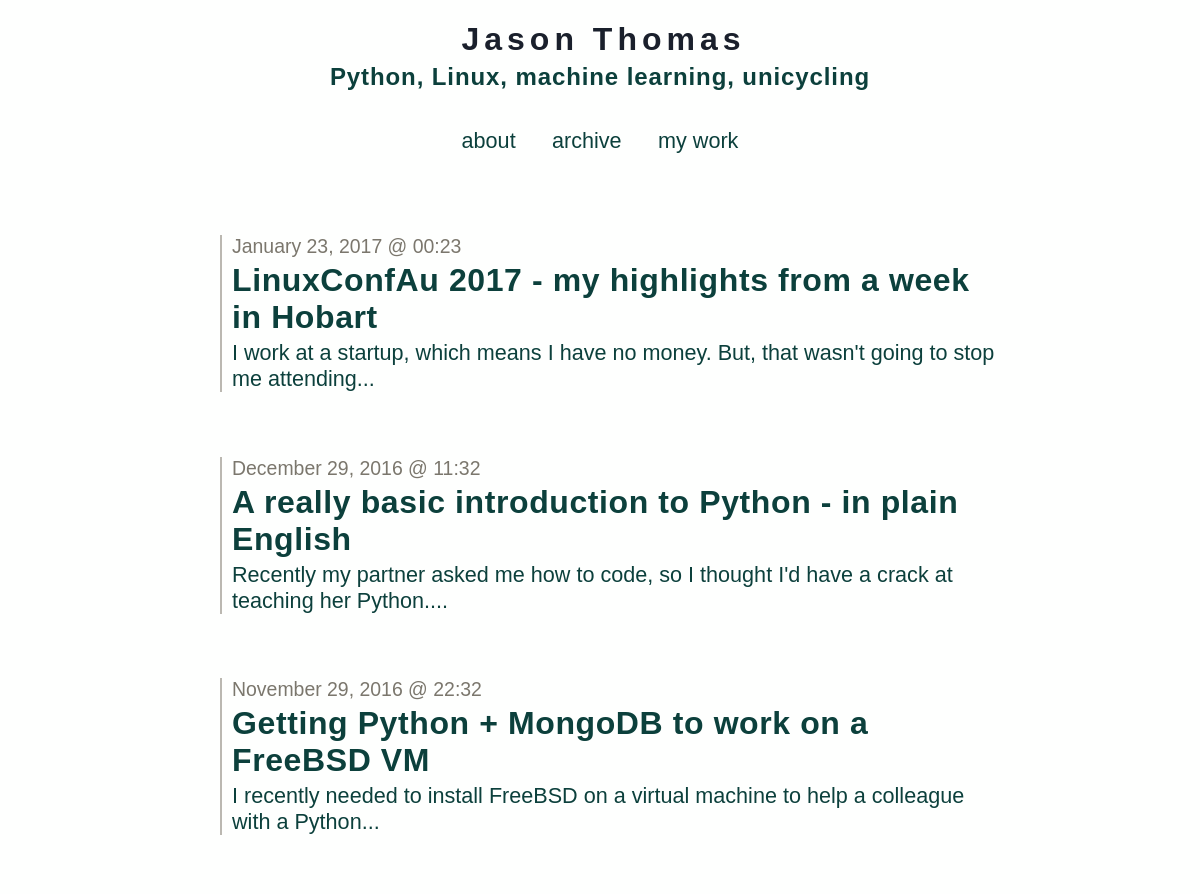
Page /archive (upper part) on the earlier database version.
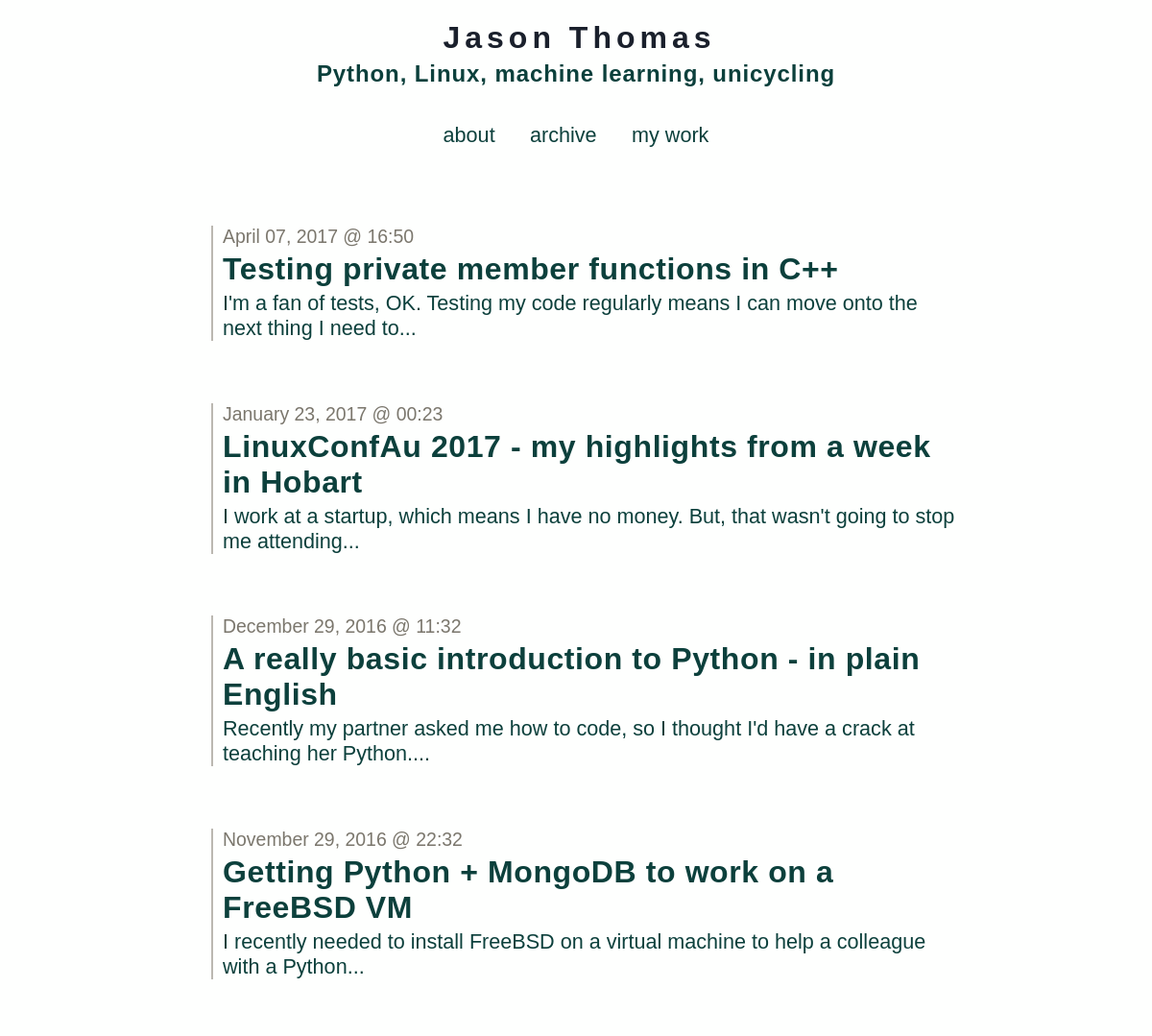
Same page on the later database version.
### tables this page shows
CREATE TABLE entries (
  id integer primary key autoincrement,
  entryDate date not null,
  title text not null,
  text text not null
);

### app.py (the view)
@app.route('/archive')
def show_archive():
    session.pop('logged_in', None)
    entries = getSqlRecords()
    return render_template('show_archive.html', entries=entries)

### app.py (called while the page is built)
def connect_db():
    return sqlite3.connect(app.config['DATABASE'])

def getSqlRecords():
    cursor = g.db.execute('select title, entryDate, text from entries order by id asc')
    entries = [dict(title=row[0], date=row[1], text=row[2]) for row in cursor.fetchall()]
    return entries

@app.before_request
def before_request():
    g.db = connect_db()

@app.teardown_request
def teardown_request(exception):
    db = getattr(g, 'db', None)
    if db is not None:
        db.close()

### templates/show_archive.html
{% extends "layout.html" %}
{% block body %}
  <ul class=entries>
  {% set entry_length=entries|length %}
  {% if entry_length > 0 %}
    {% for entry in entries|reverse() %}
      {% set this_entry_i=entry_length-loop.index %}
      <li class=archiveLink value=><a href="/post?postNum={{this_entry_i}}"><p class=dateText>{{ entry.date|safe }}</p><h2>{{ entry.title }}</h2> <p>{{entry.text|striptags|truncate(100) }}</p></a>
    {% endfor %}
  {% else %}
    <li><em>Why not say something?</em>
  {% endif %}
  </ul>
{% endblock %}

### templates/layout.html (shortened to what this page needs)
<!doctype html>
<link rel="stylesheet" href="{{ url_for('static', filename='default.css') }}">
<link rel=stylesheet type=text/css href="{{ url_for('static', filename='style.css') }}">
<div class=topBanner>
  <a href="/">
    <h1>Jason Thomas</h1>
    <h4>Python, Linux, machine learning, unicycling</h4>
  </a>
</div>
<div class=topLinks>
  <a href="{{ url_for('about') }}">about</a>
  <a href="{{ url_for('show_archive') }}">archive</a>
  <a href="{{ url_for('my_work') }}">my work</a>
</div>
<div class=page>
  {% block body %}{% endblock %}
</div>

### static/style.css (style rules this page uses)
a,h2,h3 { color: #0C403C; }
a:link { text-decoration: none; }
h1,h2,h3,h4 { letter-spacing: 0.6px; }
.page { margin: 3em auto; padding: .8em; max-width: 800px; }
.page a { text-decoration: underline; }
li { margin-bottom: 3em; list-style: none; padding-left:10px; border-left: 2px solid #BBB8B1; margin-left:10px; }
.archiveLink * { cursor:pointer; margin-bottom: 0.125em; margin-top: 0.125em; }
.archiveLink a { text-decoration: none; }
ul { padding-left:10px; }
.topBanner { width: 100%; text-align: center; cursor: pointer; }
.topBanner h1 { font-size: 4.0vh; margin-bottom:5px; letter-spacing:5px; margin-left:7px; color: #1A202C; }
.topBanner h4 { font-size: 3.0vh; letter-spacing:0.9px; margin-top:5px; color: #0C403C; }
.metanav, .topLinks { text-align: center; font-size: 0.9em; padding: 0.3em; }
.topLinks * { margin: 0.75em; margin-top: 0; }
.dateText { margin-bottom:0px; color: #7B776D; font-size:90%; }
h1 { font-size: 4.0vh; }
h2 { font-size: 4.0vh; }
h4 { font-size: 3.2vh; }
p, a, code, li { font-size: 2.7vh; }

Differences in the rows shown:
added entries: date "April 07, 2017 @ 16:50", title "Testing private member functions in C++", text "I'm a fan of tests, OK. Testing my code regularly means I can move onto the next thing I need to..."
